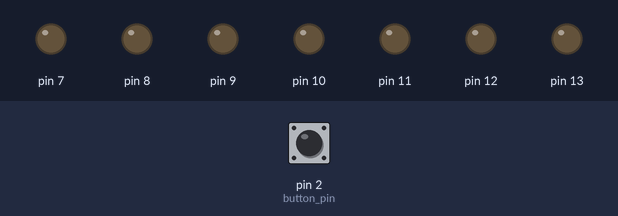
A sketch run on a simulated Arduino Uno, built with avr-gcc and run on an emulated ATmega328P. Parts: output pins drawn as LEDs (lit = HIGH). Inputs (shaded band) come from the test bench; at power-on: pin 2 (button_pin) LOW. Random numbers use the default seed unless the sketch sets one; what the sketch prints to the serial monitor is not drawn.

Above: at 1.8 s.
1.9 s: pin 2 (button_pin) pulled HIGH for 0.6 s
At 5.82 s:
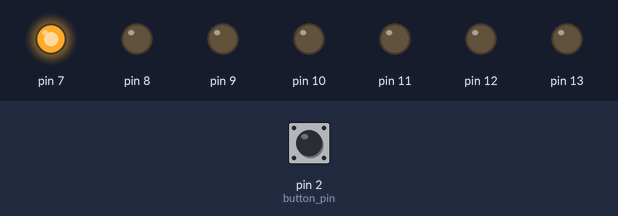
13.9 s: pin 2 (button_pin) pulled HIGH for 1 s
At 15.0 s:
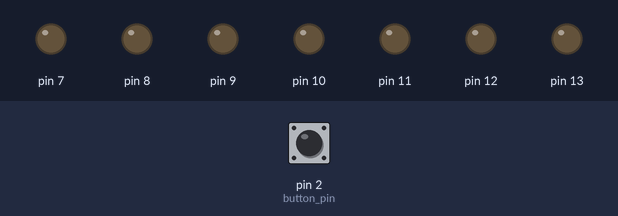
16.4 s: pin 2 (button_pin) pulled HIGH for 3.2 s
At 23.9 s:
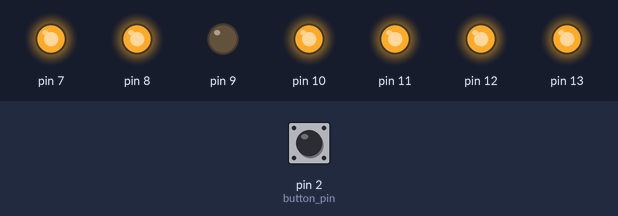
Timing chart, 0 to 27.1 s (numbered marks = the images above; inputs shaded):
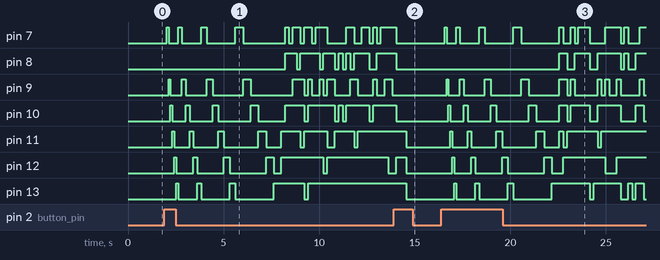

Measured:
- after the input at 1.9 s, pin 7: LOW → HIGH after 0.12 s, → LOW 0.10 s later, → HIGH 0.50 s later, → LOW 0.20 s later, … (23 changes in this stretch); pin 8: LOW → HIGH after 6.3 s, → LOW 0.60 s later, → HIGH 0.20 s later, → LOW 1.0 s later, … (13 changes in this stretch)
- after the input at 13.9 s, pin 11, pin 13: HIGH → LOW after 0.65 s
- after the input at 16.4 s, pin 7: LOW → HIGH after 0.17 s, → LOW 0.10 s later, → HIGH 0.50 s later, → LOW 0.20 s later, … (19 changes in this stretch); pin 8: LOW → HIGH after 6.2 s, → LOW 0.40 s later, → HIGH 0.40 s later, → LOW 0.80 s later, … (9 changes in this stretch)

The sketch:

sketch_Random_number.ino
```cpp
const int button_pin = 2;
const int leds[10][7] = {
  {1, 0, 1, 1, 1, 1, 1}, // 0
  {0, 0, 0, 0, 1, 1, 0}, // 1
  {0, 1, 1, 1, 0, 1, 1}, // 2
  {0, 1, 0, 1, 1, 1, 1}, // 3
  {1, 1, 0, 0, 1, 1, 0}, // 4
  {1, 1, 0, 1, 1, 0, 1}, // 5
  {1, 1, 1, 1, 1, 0, 1}, // 6
  {0, 0, 0, 0, 1, 1, 1}, // 7
  {1, 1, 1, 1, 1, 1, 1}, // 8
  {1, 1, 0, 1, 1, 1, 1}, // 9
};

// turn off all leds in 7 segments
void shutter(){
  for(int i=7; i<= 13; i++)
  {
    digitalWrite(i, LOW);
  }
}

void display_number(int num){
  int arr_i = 0;
  for(int i=7; i<= 13; i++)
  {
    digitalWrite(i, leds[num][arr_i]);
    arr_i++;
  }
}

bool is_pressed(){
  bool b1 = digitalRead(button_pin);
  if (b1){
    delay(20);
    bool b2 = digitalRead(button_pin);
    return b1 == b2;
  }
  return false;
}

// loop over outer led in 7segements
void light_mode_1(int delay_time){
  for(int i=7; i<= 13; i++)
  {
    if (i==8){
      continue;
    }
    digitalWrite(i, HIGH);
    delay(delay_time);
    shutter();
  }
}

void light_mode_2(int delay_time){
  int num = random(0, 10);
  display_number(num);
  delay(delay_time);
}

void setup() {
  for(int i=7; i<= 13; i++)
  {
    pinMode(i, OUTPUT);
    digitalWrite(i, LOW);
  }
  pinMode(button_pin, INPUT);

  // Serial setting
  Serial.begin(9600);
  Serial.print("Welcome to Arduino!\n");
}

int state = 0;

void loop() {

  if (is_pressed()){
    state = state + 1;
    if (state > 2){
      state = 0;
    }
  }

  if (!state){
    shutter();
  }

  if (state == 1){
    shutter();

    light_mode_1(100);
    light_mode_1(200);
    light_mode_1(300);
    light_mode_1(400);

    for (int i = 0; i < 30; i++){
      light_mode_2(200);
    }

    int num = random(0, 10);
    display_number(num);
    state = 2;
  }
  delay(500);
}
```
